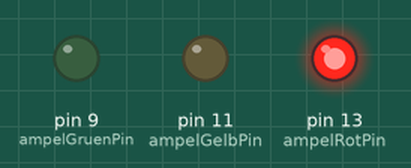
A sketch run on a simulated Arduino Uno, built with avr-gcc and run on an emulated ATmega328P. Parts: output pins drawn as LEDs (lit = HIGH).

Above: at 2.5 s.
At 6.5 s:
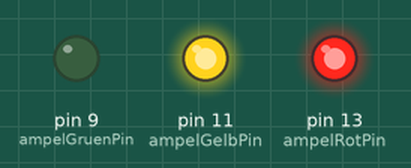
At 10.5 s:
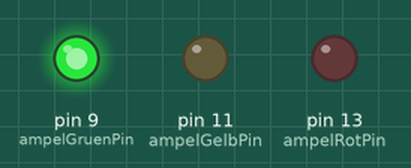
At 14.5 s:
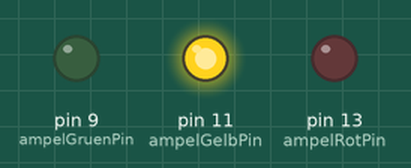
Timing chart, 0 to 20.8 s (numbered marks = the images above):
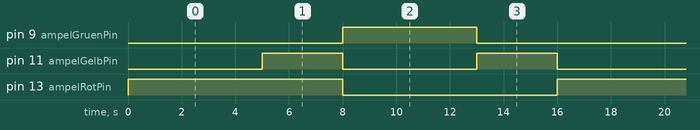

The sketch:

Ampel.ino
```cpp
int ampelRotPin = 13;
int ampelGelbPin = 11;
int ampelGruenPin = 9;


void setup() {
  pinMode(ampelRotPin, OUTPUT);
  pinMode(ampelGelbPin, OUTPUT);
  pinMode(ampelGruenPin, OUTPUT);
}

void loop() {
  // rot
  digitalWrite(ampelRotPin, HIGH);
  digitalWrite(ampelGelbPin, LOW);
  digitalWrite(ampelGruenPin, LOW);
  delay(5000);
  // rot-gelb
  digitalWrite(ampelRotPin, HIGH);
  digitalWrite(ampelGelbPin, HIGH);
  digitalWrite(ampelGruenPin, LOW);
  delay(3000);
  // gruen
  digitalWrite(ampelRotPin, LOW);
  digitalWrite(ampelGelbPin, LOW);
  digitalWrite(ampelGruenPin, HIGH);
  delay(5000);
  // gelb
  digitalWrite(ampelRotPin, LOW);
  digitalWrite(ampelGelbPin, HIGH);
  digitalWrite(ampelGruenPin, LOW);
  delay(3000);
}
```

Measured:
- by itself, pin 9 (ampelGruenPin): alternates HIGH for 5.0 s and LOW for 11.0 s
- by itself, pin 11 (ampelGelbPin): alternates HIGH for 3.0 s and LOW for 5.0 s
- by itself, pin 13 (ampelRotPin): alternates HIGH for 8.0 s and LOW for 8.0 s
